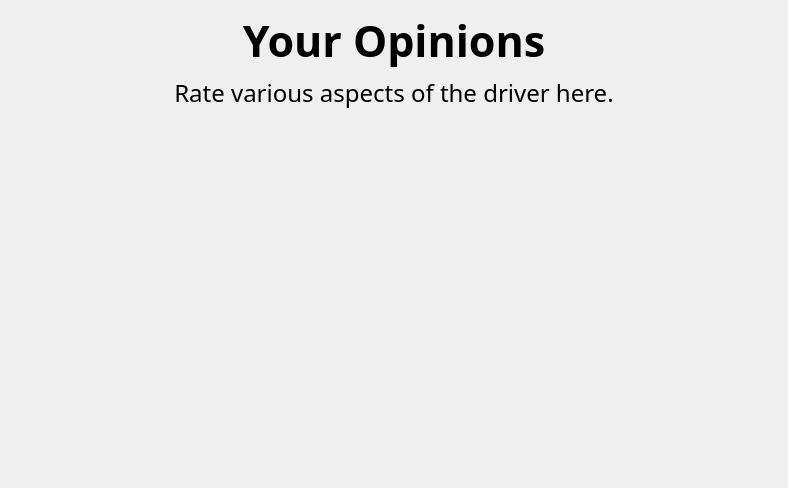
<?xml version="1.0" encoding="UTF-8"?>
<ui version="4.0">
 <class>SubjectiveScales</class>
 <widget class="QWidget" name="SubjectiveScales">
  <property name="geometry">
   <rect>
    <x>0</x>
    <y>0</y>
    <width>788</width>
    <height>488</height>
   </rect>
  </property>
  <property name="font">
   <font>
    <family>Noto Sans</family>
    <pointsize>17</pointsize>
   </font>
  </property>
  <property name="windowTitle">
   <string>Form</string>
  </property>
  <layout class="QFormLayout" name="formLayout">
   <item row="0" column="0" colspan="2">
    <widget class="QLabel" name="label">
     <property name="font">
      <font>
       <family>Noto Sans</family>
       <pointsize>32</pointsize>
       <bold>true</bold>
      </font>
     </property>
     <property name="text">
      <string>Your Opinions</string>
     </property>
     <property name="scaledContents">
      <bool>true</bool>
     </property>
     <property name="alignment">
      <set>Qt::AlignmentFlag::AlignCenter</set>
     </property>
     <property name="wordWrap">
      <bool>true</bool>
     </property>
    </widget>
   </item>
   <item row="1" column="0" colspan="2">
    <widget class="QLabel" name="label_2">
     <property name="font">
      <font>
       <family>Noto Sans</family>
       <pointsize>18</pointsize>
      </font>
     </property>
     <property name="text">
      <string>Rate various aspects of the driver here.</string>
     </property>
     <property name="scaledContents">
      <bool>true</bool>
     </property>
     <property name="alignment">
      <set>Qt::AlignmentFlag::AlignCenter</set>
     </property>
     <property name="wordWrap">
      <bool>true</bool>
     </property>
     <property name="margin">
      <number>0</number>
     </property>
    </widget>
   </item>
  </layout>
 </widget>
 <resources/>
 <connections/>
</ui>
